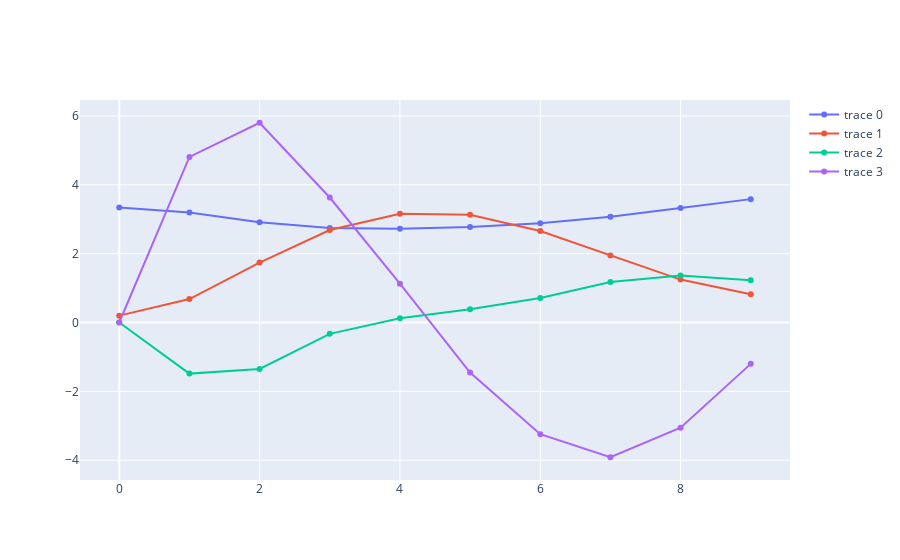

Notebook source saved alongside this figure:
### Code cell
eps = .2
x0 = torch.Tensor([np.pi+eps, eps, 0., 0.]).double()
x_traj, u_traj, alpha_traj = vf.sol_to_traj(x0, *(V(x0)[1:]))
fig = go.Figure()
for i in range(4):
    fig.add_trace(go.Scatter(
        y=x_traj[i,:]
    ))
fig.show()

### Figure 1 — Plotly figure (JSON) as saved in the notebook; plotly's stock layout.template omitted (floating-point values rounded to 4 significant figures)
{"data": [{"type": "scatter", "y": [3.342, 3.193, 2.91, 2.742, 2.721, 2.772, 2.882, 3.07, 3.325, 3.584]}, {"type": "scatter", "y": [0.2, 0.6809, 1.742, 2.685, 3.161, 3.129, 2.659, 1.944, 1.247, 0.8211]}, {"type": "scatter", "y": [0, -1.484, -1.349, -0.3298, 0.1208, 0.3865, 0.7107, 1.179, 1.363, 1.226]}, {"type": "scatter", "y": [0, 4.809, 5.802, 3.63, 1.128, -1.452, -3.242, -3.914, -3.055, -1.201]}], "layout": {}}
